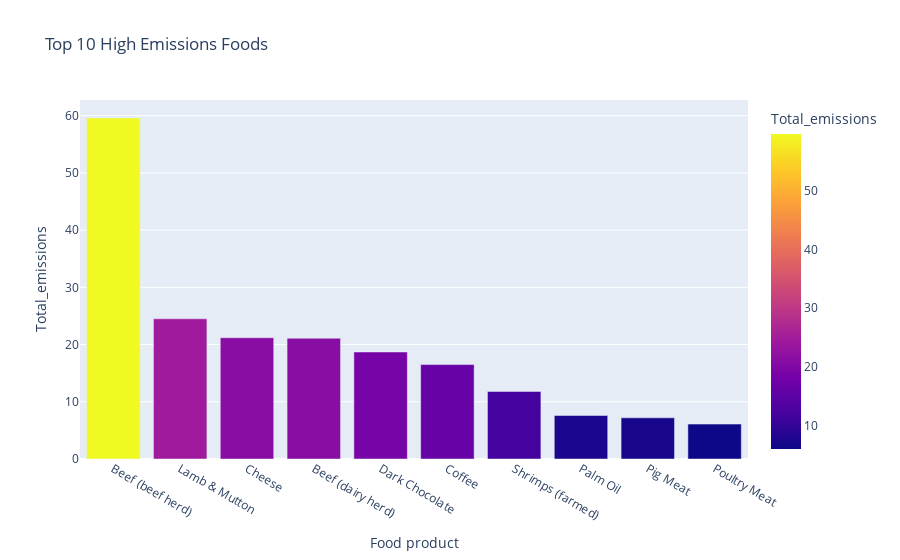

Notebook code cell kept with this figure:
### Markdown cell above
### The bar charts below show top 10 products in both low and high emissions categories.

### Code cell
cat=df.nlargest(n=10,columns=['Total_emissions'])

sorted_df= cat.sort_values(by='Total_emissions', ascending= False)
fig = px.bar(sorted_df, x='Food product', y='Total_emissions', color='Total_emissions', title='Top 10 High Emissions Foods')
fig.show()

### Figure 1 — Plotly figure (JSON) as saved in the notebook; plotly's stock layout.template omitted (floating-point values rounded to 4 significant figures)
{"data": [{"alignmentgroup": "True", "hovertemplate": "Food product=%{x}<br>Total_emissions=%{marker.color}<extra></extra>", "legendgroup": "", "marker": {"color": [59.6, 24.5, 21.2, 21.1, 18.7, 16.5, 11.8, 7.6, 7.2, 6.1], "coloraxis": "coloraxis", "pattern": {"shape": ""}}, "name": "", "offsetgroup": "", "orientation": "v", "showlegend": false, "textposition": "auto", "type": "bar", "x": ["Beef (beef herd)", "Lamb & Mutton", "Cheese", "Beef (dairy herd)", "Dark Chocolate", "Coffee", "Shrimps (farmed)", "Palm Oil", "Pig Meat", "Poultry Meat"], "xaxis": "x", "y": [59.6, 24.5, 21.2, 21.1, 18.7, 16.5, 11.8, 7.6, 7.2, 6.1], "yaxis": "y"}], "layout": {"barmode": "relative", "coloraxis": {"colorbar": {"title": {"text": "Total_emissions"}}, "colorscale": [[0, "#0d0887"], [0.1111, "#46039f"], [0.2222, "#7201a8"], [0.3333, "#9c179e"], [0.4444, "#bd3786"], [0.5556, "#d8576b"], [0.6667, "#ed7953"], [0.7778, "#fb9f3a"], [0.8889, "#fdca26"], [1, "#f0f921"]]}, "legend": {"tracegroupgap": 0}, "title": {"text": "Top 10 High Emissions Foods"}, "xaxis": {"anchor": "y", "domain": [0, 1], "title": {"text": "Food product"}}, "yaxis": {"anchor": "x", "domain": [0, 1], "title": {"text": "Total_emissions"}}}}
